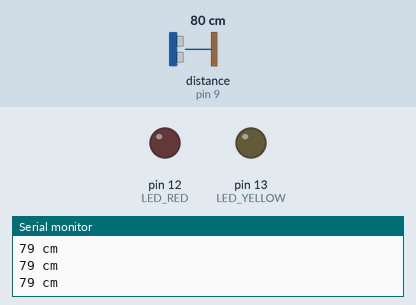
Bench run of a sketch on a simulated Arduino Uno, built with avr-gcc and run on an emulated ATmega328P. Parts: output pins drawn as LEDs (lit = HIGH), the last lines printed to the serial monitor. Wiring (inferred from the names in the program): ultrasonic range finder: trigger pin 8; echo pin 9. Inputs (shaded band) come from the test bench; at power-on: distance to the obstacle (sensor on pin 9) 80 cm. The echo pulse lasts 58.3 µs per cm; pins used as bus, display or sensor lines are not drawn.

Above: at 1.3 s.
1.4 s: distance to the obstacle (sensor on pin 9) set to 30 cm
2.9 s: distance to the obstacle (sensor on pin 9) set to 24 cm
At 4.2 s:
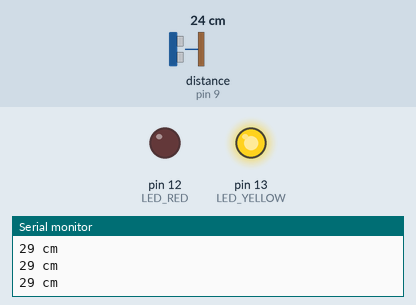
4.5 s: distance to the obstacle (sensor on pin 9) set to 13 cm
6.0 s: distance to the obstacle (sensor on pin 9) set to 10 cm
At 7.2 s:
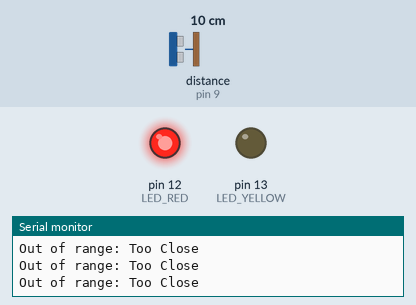
7.5 s: distance to the obstacle (sensor on pin 9) set to 18 cm
At 8.7 s:
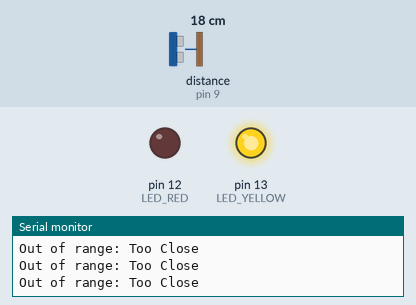
9.0 s: distance to the obstacle (sensor on pin 9) set to 60 cm
At 10.2 s:
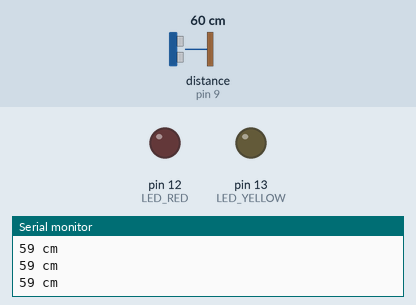
Timing chart, 0 to 11.5 s (numbered marks = the images above; inputs shaded):
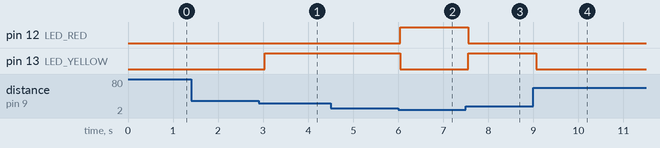

The sketch:

sample.ino
```cpp
/* HC-SR04 Sample */

#define trigPin 8
#define echoPin 9
#define LED_YELLOW 13
#define LED_RED 12

void setup() {
  Serial.begin (9600);
  pinMode(trigPin, OUTPUT);
  pinMode(echoPin, INPUT);
  pinMode(LED_YELLOW, OUTPUT);
  pinMode(LED_RED, OUTPUT);
}

void loop() {
  int duration, distance;

  // 超音波を投げる
  digitalWrite(trigPin, HIGH);
  delayMicroseconds(1000);
  digitalWrite(trigPin, LOW);

  // 反射して返ってきたのを受け取る
  duration = pulseIn(echoPin, HIGH);

  // 往復してるので半分に割って、音の速度で割ると距離が出る
  distance = (duration/2) / 29.1;

  if (distance <= 10){
    Serial.println("Out of range: Too Close");
	digitalWrite(LED_RED, HIGH);
	digitalWrite(LED_YELLOW, LOW);
  }
  else if (distance <= 25) {
	digitalWrite(LED_YELLOW, HIGH);
	digitalWrite(LED_RED, LOW);
  }
  /* else if (distance >= 40) { */
  /*   Serial.println("Out of range: Too Far"); */
  /* 	digitalWrite(LED, HIGH); */
  /* } */
  else {
    Serial.print(distance);
    Serial.println(" cm");
	digitalWrite(LED_YELLOW, LOW);
	digitalWrite(LED_RED, LOW);
  }
  delay(500);
}
```

Measured:
- the behaviour switches between 27 and 26 cm on distance to the obstacle (sensor on pin 9) (found by bisection; images 0 and 1)
- the behaviour switches between 12 and 11 cm on distance to the obstacle (sensor on pin 9) (found by bisection; images 1 and 2)
- after the input at 2.9 s, pin 13 (LED_YELLOW): LOW → HIGH after 0.13 s
- after the input at 4.5 s, every drawn part: stays the same
- after the input at 6.0 s, pin 12 (LED_RED): LOW → HIGH after 0.05 s; pin 13 (LED_YELLOW): HIGH → LOW after 0.05 s
- after the input at 7.5 s, pin 12 (LED_RED): HIGH → LOW after 0.05 s; pin 13 (LED_YELLOW): LOW → HIGH after 0.05 s
- after the input at 9.0 s, pin 13 (LED_YELLOW): HIGH → LOW after 0.06 s
